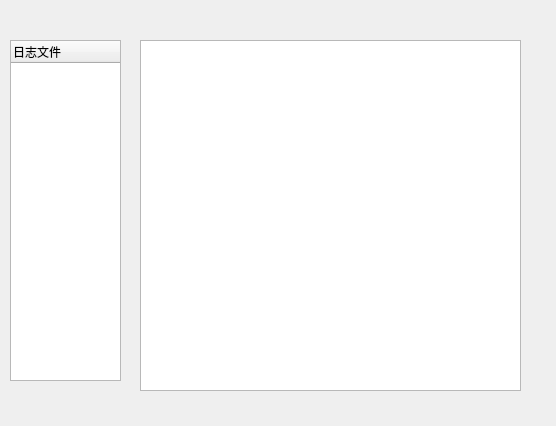
<?xml version="1.0" encoding="UTF-8"?>
<ui version="4.0">
 <class>ShowLog</class>
 <widget class="QWidget" name="ShowLog">
  <property name="geometry">
   <rect>
    <x>0</x>
    <y>0</y>
    <width>556</width>
    <height>426</height>
   </rect>
  </property>
  <property name="windowTitle">
   <string>Log</string>
  </property>
  <widget class="QTextEdit" name="textEdit">
   <property name="geometry">
    <rect>
     <x>140</x>
     <y>40</y>
     <width>381</width>
     <height>351</height>
    </rect>
   </property>
   <property name="autoFillBackground">
    <bool>false</bool>
   </property>
   <property name="readOnly">
    <bool>true</bool>
   </property>
  </widget>
  <widget class="QTreeWidget" name="treeWidget">
   <property name="geometry">
    <rect>
     <x>10</x>
     <y>40</y>
     <width>111</width>
     <height>341</height>
    </rect>
   </property>
   <column>
    <property name="text">
     <string>日志文件</string>
    </property>
   </column>
  </widget>
 </widget>
 <resources/>
 <connections/>
</ui>
